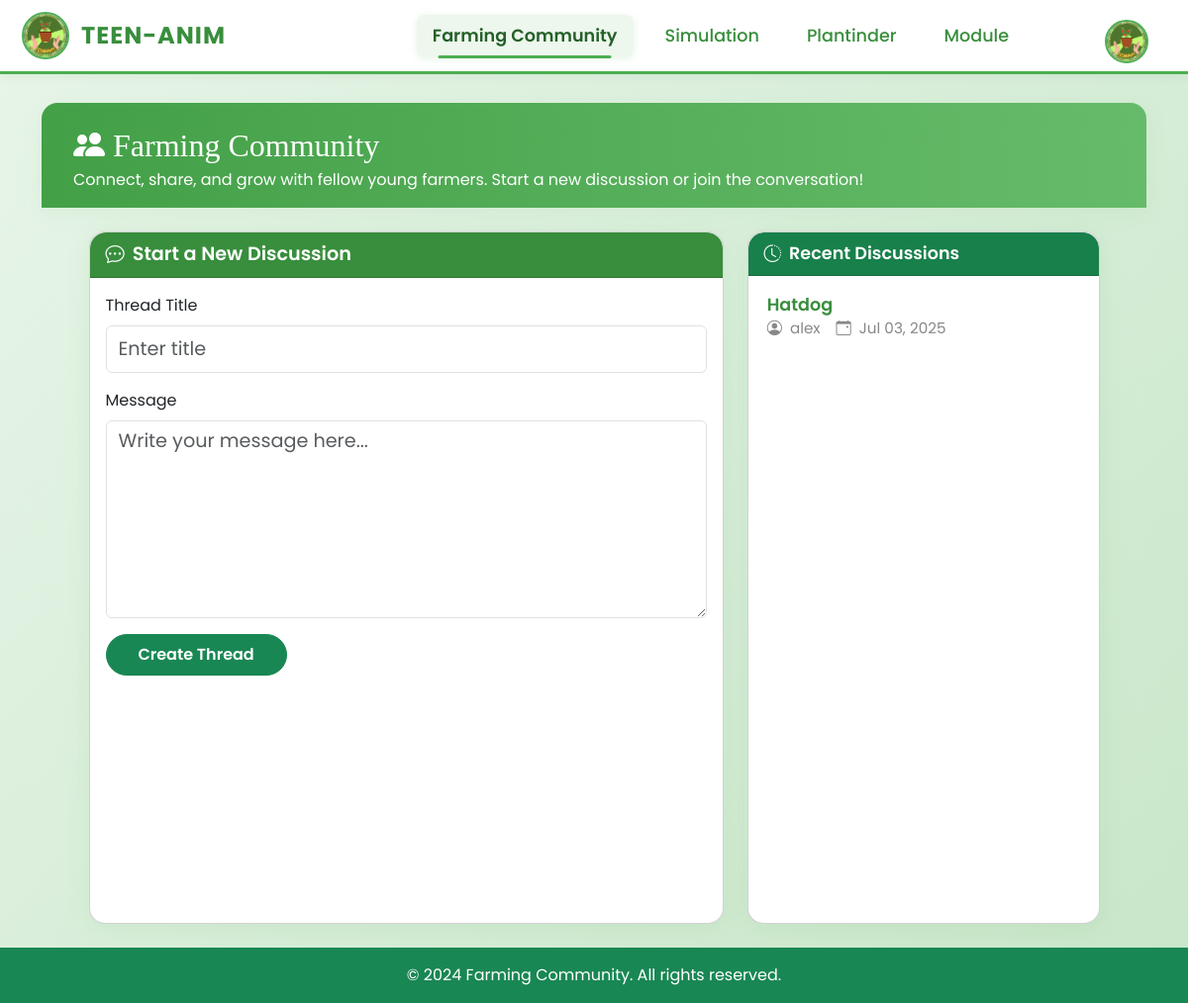
The page /php/Forum/community.php (signed in) on the database its author committed.
### tables this page shows
CREATE TABLE `questions` (
  `question_id` int(11) NOT NULL,
  `user_id` int(11) NOT NULL,
  `title` varchar(255) NOT NULL,
  `body` text NOT NULL,
  `image_path` varchar(255) DEFAULT NULL,
  `created_at` datetime DEFAULT current_timestamp(),
  `updated_at` datetime DEFAULT NULL
);

CREATE TABLE `users` (
  `user_id` int(11) NOT NULL,
  `name` varchar(100) NOT NULL,
  `username` varchar(100) NOT NULL,
  `password` varchar(255) NOT NULL,
  `role` enum('student','admin','agriculturist') NOT NULL,
  `date_created` timestamp NOT NULL DEFAULT current_timestamp(),
  `status` varchar(10) DEFAULT 'active',
  `profile_picture` varchar(255) DEFAULT NULL
);

### php/Forum/community.php (the view, shortened to what this page needs)
<?php
  include "../connection.php";
  $sql = "SELECT q.question_id, q.title, q.body, q.created_at, u.username
          FROM questions q
          JOIN users u ON q.user_id = u.user_id
          ORDER BY q.created_at DESC
          LIMIT 10";
  $result = $conn->query($sql);
?>
<!DOCTYPE html>
<html lang="en">
<head>
  <link href="https://cdn.jsdelivr.net/npm/bootstrap@5.3.1/dist/css/bootstrap.min.css" rel="stylesheet">
  <link rel="stylesheet" href="../../css/homepage.css">
  <link rel="stylesheet" href="https://cdn.jsdelivr.net/npm/bootstrap-icons@1.10.5/font/bootstrap-icons.css">
  <link href="https://unpkg.com/aos@2.3.1/dist/aos.css" rel="stylesheet">
</head>
<body>
<?php include '../navbar.php'; ?>
<div class="main-content">
  <div class="container py-4">
    <div class="community-header mb-4" data-aos="fade-down">
      <h2 class="mb-1"><i class="bi bi-people-fill me-2"></i>Farming Community</h2>
      <p class="mb-0">Connect, share, and grow with fellow young farmers. Start a new discussion or join the conversation!</p>
    </div>
    <div class="row justify-content-center g-4">
      <div class="col-12 col-lg-7">
        <div class="card discussion-form-card mb-5 mb-lg-0" data-aos="fade-up">
          <div class="card-header">
            <i class="bi bi-chat-dots me-2"></i>Start a New Discussion
          </div>
          <div class="card-body">
            <form method="POST" action="addquestion.php">
              <div class="mb-3">
                  <label for="threadTitle" class="form-label">Thread Title</label>
                  <input type="text" id="threadTitle" name="title" class="form-control" placeholder="Enter title" required>
              </div>
              <div class="mb-3">
                  <label for="threadMessage" class="form-label">Message</label>
                  <textarea id="threadMessage" name="body" class="form-control" rows="5" placeholder="Write your message here..." required></textarea>
              </div>
              <button type="submit" class="btn btn-success">Create Thread</button>
            </form>
          </div>
        </div>
      </div>
      <div class="col-12 col-lg-4">
        <div class="card discussion-list-card" data-aos="fade-up" data-aos-delay="100">
          <div class="card-header">
            <i class="bi bi-clock-history me-2"></i>Recent Discussions
          </div>
          <div class="list-group list-group-flush">
            <?php if ($result->num_rows > 0): ?>
                <?php while ($row = $result->fetch_assoc()): ?>
                    <div class="discussion-item list-group-item">
                        <div>
                            <a href="thread.php?id=<?= $row['question_id'] ?>" class="discussion-title">
                                <?= htmlspecialchars($row['title']) ?>
                            </a>
                            <div class="discussion-meta">
                              <i class="bi bi-person-circle"></i> <?= htmlspecialchars($row['username']) ?>
                              <i class="bi bi-calendar-event ms-2"></i> <?= date('M d, Y', strtotime($row['created_at'])) ?>
                            </div>
                        </div>
                    </div>
                <?php endwhile; ?>
            <?php else: ?>
                <div class="discussion-item list-group-item">
                    <p class="mb-0 text-muted">No questions yet. Start the first discussion!</p>
                </div>
            <?php endif; ?>
          </div>
        </div>
      </div>
    </div>
  </div>
</div>
<footer class="bg-success text-center text-white py-3 mt-auto">
  <p class="mb-0">&copy; 2024 Farming Community. All rights reserved.</p>
</footer>
</body>
</html>

### css/homepage.css (style rules this page uses)
body, .container-fluid { margin: 0; padding: 0; overflow-x: hidden; font-family: 'Poppins', sans-serif; }
h1, h2, h3, h4, h5, h6, .brand, .navbar-brand { font-family: 'Irish Grover', cursive; }

### php/Forum/community.php (style rules this page uses)
html, body { height: 100%; }
body { min-height: 100vh; display: flex; flex-direction: column; background: linear-gradient(135deg, #e8f5e9 0%, #c8e6c9 100%); }
.main-content { flex: 1 0 auto; }
footer { flex-shrink: 0; }
.community-header { background: linear-gradient(90deg, #43a047 0%, #66bb6a 100%); color: #fff; border-radius: 1rem 1rem 0 0; padding: 1.5rem 2rem 1rem 2rem; margin-bottom: 2rem; box-shadow: 0 4px 24px rgba(76,175,80,0.08); }
.discussion-form-card { border-radius: 1rem; box-shadow: 0 4px 24px rgba(76,175,80,0.10); margin-bottom: 2rem; overflow: hidden; min-height: 700px; max-height: 1000px; }
.discussion-form-card .card-header { background: #388e3c; color: #fff; font-weight: 600; font-size: 1.2rem; border-radius: 1rem 1rem 0 0; }
.discussion-form-card .btn-success { border-radius: 2rem; font-weight: 600; padding: 0.5rem 2rem; }
.discussion-form-card .form-control { font-size: 1.2rem; min-height: 3rem; }
.discussion-form-card textarea.form-control { min-height: 200px; }
.discussion-list-card { border-radius: 1rem; box-shadow: 0 4px 24px rgba(76,175,80,0.10); overflow: hidden; min-height:700px; max-height: 900px; }
.discussion-list-card .list-group { max-height: 400px; overflow-y: auto; }
.discussion-list-card .card-header { background: #18804b; color: #fff; font-weight: 600; font-size: 1.1rem; border-radius: 1rem 1rem 0 0; }
.discussion-item { transition: background 0.15s, box-shadow 0.15s; border-bottom: 1px solid #e0e0e0; padding: 1rem 1.2rem; display: flex; align-items: flex-start; gap: 1rem; background: #fff; }
.discussion-item:last-child { border-bottom: none; }
.discussion-title { font-size: 1.1rem; font-weight: 600; color: #388e3c; margin-bottom: 0.2rem; text-decoration: none; transition: color 0.15s; }
.discussion-meta { font-size: 0.95rem; color: #888; display: flex; align-items: center; gap: 0.5rem; }

### php/navbar.php (style rules this page uses)
body { padding-top: 80px !important; }

### rows shown on the page
questions: title "Hatdog", user.username "alex", created_at "Jul 03, 2025"
